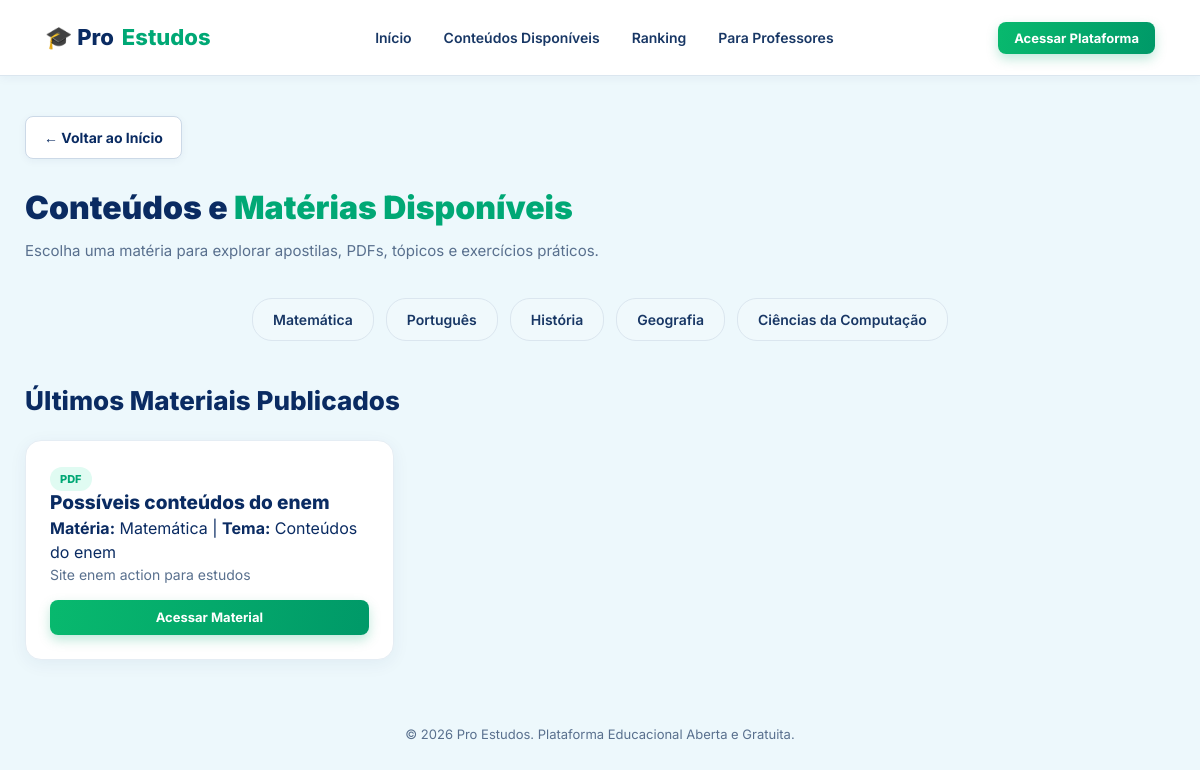
The app's page /conteudos with its own data.
### app.py (models this page shows)
class Conteudo(db.Model):
    __tablename__ = 'conteudo'
    id_conteudo = db.Column(db.Integer, primary_key=True, autoincrement=True)
    id_professor = db.Column(db.Integer, db.ForeignKey('professor.id_professor'), nullable=False)
    titulo = db.Column(db.String(150), nullable=False)
    materia = db.Column(db.String(80), nullable=False)
    tema = db.Column(db.String(100), nullable=False)
    tipo_conteudo = db.Column(db.String(20), nullable=False)
    descricao = db.Column(db.Text)
    arquivo = db.Column(db.String(255))
    link = db.Column(db.String(255))
    data_publicacao = db.Column(db.DateTime, default=datetime.utcnow)

### app.py (the view)
@app.route('/conteudos')
def conteudos():
    usuario_logado, professores, mensagens, ranking = obter_contexto_usuario()
    todos_conteudos = Conteudo.query.order_by(Conteudo.data_publicacao.desc()).all()
    return render_template('conteudos.html', materias=MATERIAS, conteudos=todos_conteudos, usuario=usuario_logado, professores=professores, mensagens=mensagens)

### app.py (called while the page is built, shortened)
def obter_contexto_usuario():
    usuario_logado = None
    professores = []
    mensagens = []
    ranking_alunos = Aluno.query.order_by(Aluno.pontos.desc()).limit(10).all()
    return usuario_logado, professores, mensagens, ranking_alunos

### templates/conteudos.html (shortened to what this page needs)
{% extends 'base.html' %}
{% block content %}
<div class="materia-container">
    <a href="{{ url_for('index') }}" class="btn-voltar">← Voltar ao Início</a>
    <div class="materia-header">
        <h1>Conteúdos e <span>Matérias Disponíveis</span></h1>
        <p>Escolha uma matéria para explorar apostilas, PDFs, tópicos e exercícios práticos.</p>
    </div>
    <div class="subject-tags" style="margin-bottom: 40px;">
        {% for slug, nome in materias.items() %}
            <a href="{{ url_for('ver_materia', slug=slug) }}" class="tag-link">{{ nome }}</a>
        {% endfor %}
    </div>
    <h2 class="section-title" style="text-align: left; margin-bottom: 20px;">Últimos Materiais Publicados</h2>
    <div class="conteudos-grid">
        {% if conteudos %}
            {% for c in conteudos %}
                <div class="card-conteudo">
                    <div>
                        <span class="badge-tipo">{{ c.tipo_conteudo }}</span>
                        <h3>{{ c.titulo }}</h3>
                        <p class="tema"><strong>Matéria:</strong> {{ c.materia }} | <strong>Tema:</strong> {{ c.tema }}</p>
                        {% if c.descricao %}
                            <p class="descricao">{{ c.descricao }}</p>
                        {% endif %}
                    </div>
                    {% if c.link %}
                        <a href="{{ c.link }}" target="_blank" class="btn btn-primary btn-sm" style="margin-top: 15px; width: 100%; text-align: center;">Acessar Material</a>
                    {% endif %}
                </div>
            {% endfor %}
        {% else %}
            <div class="empty-state">
                <div class="empty-icon">📚</div>
                <h3>Nenhum conteúdo publicado ainda</h3>
                <p>Nossos professores voluntários estão preparando novos materiais.</p>
            </div>
        {% endif %}
    </div>
</div>
{% endblock %}

### static/css/styles.css (style rules this page uses)
:root { --primary-navy: #0a2b62; --secondary-navy: #183765; --accent-green: #00a875; --green-gradient: linear-gradient(100deg, #08b96e, #009968); --navy-gradient: linear-gradient(100deg, #0a2b62, #183765); --bg-light: #edf8fc; --bg-card: #ffffff; --text-muted: #59708e; --border-color: #dbe6ef; }
* { box-sizing: border-box; margin: 0; padding: 0; }
html { scroll-behavior: smooth; }
body { font-family: 'Inter', Arial, sans-serif; color: var(--primary-navy); background: var(--bg-light); line-height: 1.5; }
.btn { border: 0; border-radius: 8px; font-weight: 700; padding: 12px 24px; display: inline-flex; align-items: center; justify-content: center; gap: 10px; cursor: pointer; transition: transform 0.2s, filter 0.2s; text-decoration: none; font-size: 14px; }
.btn-primary { background: var(--green-gradient); color: white; box-shadow: 0 5px 12px rgba(0, 168, 112, 0.25); }
.btn-sm { padding: 8px 16px; font-size: 13px; border-radius: 8px; }
.section-title { font-size: 26px; font-weight: 800; margin-bottom: 30px; text-align: center; color: var(--primary-navy); }
.subject-tags { display: flex; flex-wrap: wrap; gap: 12px; justify-content: center; }
.tag-link { display: inline-block; background: #f0f9fc; color: var(--secondary-navy); padding: 10px 20px; border-radius: 20px; font-weight: 600; font-size: 14px; text-decoration: none; border: 1px solid var(--border-color); transition: all 0.2s; }
.materia-container { max-width: 1200px; margin: 0 auto; padding: 40px 25px; }
.btn-voltar { display: inline-flex; align-items: center; gap: 8px; background: #ffffff; color: var(--primary-navy); padding: 10px 18px; border-radius: 8px; border: 1px solid #ccd9e7; text-decoration: none; font-weight: 700; font-size: 14px; margin-bottom: 25px; box-shadow: 0 2px 8px rgba(10, 43, 98, 0.05); transition: all 0.2s ease; }
.materia-header { margin-bottom: 35px; }
.materia-header h1 { font-size: 32px; font-weight: 900; color: var(--primary-navy); margin-bottom: 8px; }
.materia-header h1 span { color: var(--accent-green); }
.materia-header p { color: var(--text-muted); font-size: 15px; }
.conteudos-grid { display: grid; grid-template-columns: repeat(auto-fill, minmax(320px, 1fr)); gap: 22px; }
.card-conteudo { background: #ffffff; padding: 24px; border-radius: 16px; border: 1px solid #e5edf4; box-shadow: 0 4px 18px rgba(19, 59, 96, 0.06); display: flex; flex-direction: column; justify-content: space-between; transition: transform 0.2s ease, box-shadow 0.2s ease; }
.badge-tipo { display: inline-block; background: #e0fbf2; color: var(--accent-green); font-size: 11px; font-weight: 800; padding: 4px 10px; border-radius: 12px; text-transform: uppercase; }
.card-conteudo h3 { font-size: 19px; color: var(--primary-navy); font-weight: 800; line-height: 1.3; }
.card-conteudo .descricao { font-size: 14px; color: var(--text-muted); line-height: 1.5; }

### records on screen
Conteudo: tipo_conteudo "PDF", titulo "Possíveis conteúdos do enem", materia "Matemática", tema "Conteúdos do enem", descricao "Site enem action para estudos"

### other values on screen
{{ nome }} "Matemática" "Português" "História" "Geografia" "Ciências da Computação"
